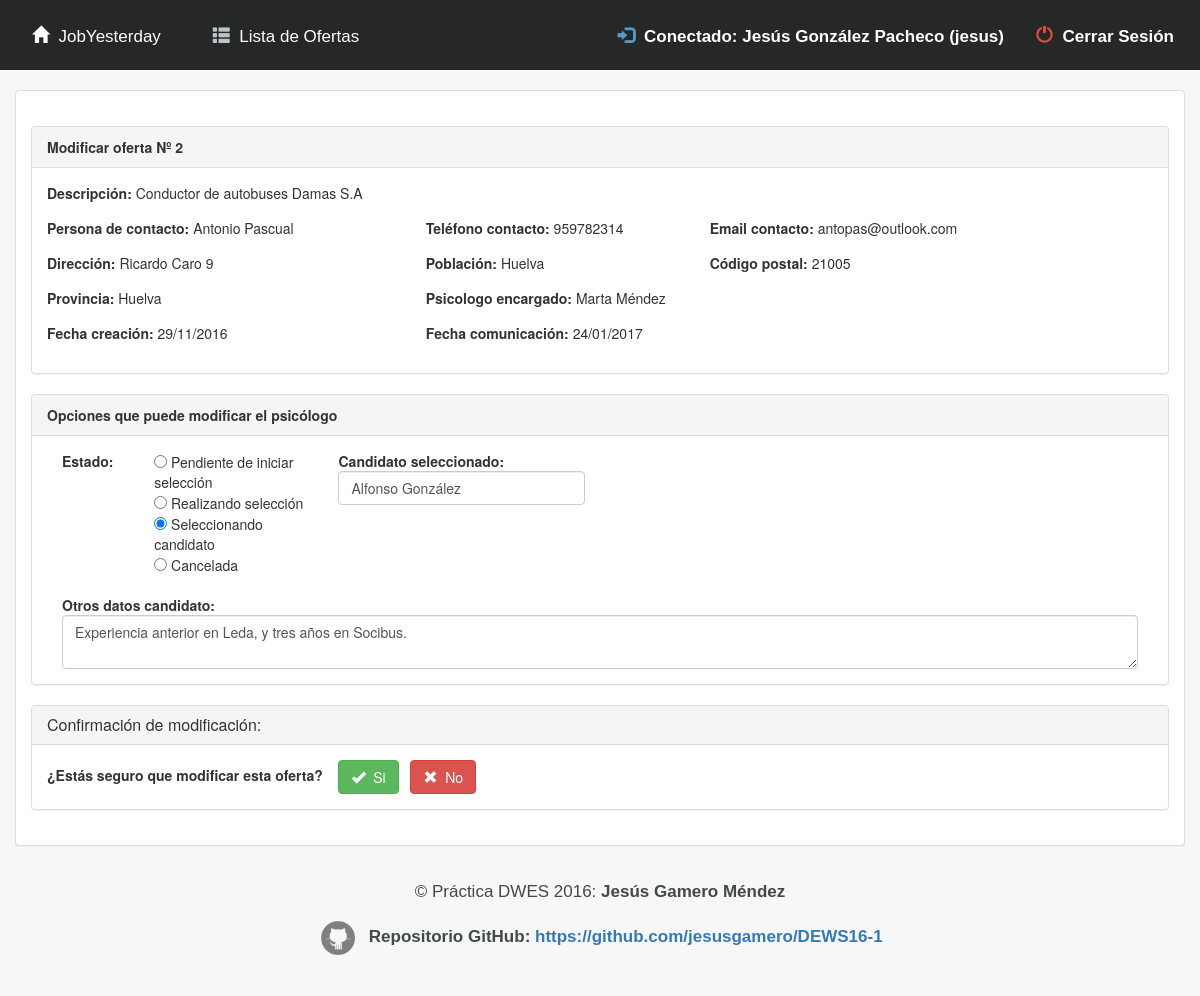
Screenshot of /app/index.php?ctrl=update&id=2 (signed in) with the database file from the repository.
### tables this page shows
CREATE TABLE `oferta` (
  `idoferta` int(11) NOT NULL,
  `descripcion` varchar(250) NOT NULL,
  `persona_contacto` varchar(35) NOT NULL,
  `tlf_contacto` int(9) NOT NULL,
  `email_contacto` varchar(25) NOT NULL,
  `dir_empresa` varchar(50) DEFAULT NULL,
  `poblacion` varchar(25) DEFAULT NULL,
  `cp` varchar(5) DEFAULT NULL,
  `provincia` varchar(35) DEFAULT NULL,
  `estado` char(1) DEFAULT NULL,
  `fcreacion` date DEFAULT NULL,
  `fcomunicacion` date DEFAULT NULL,
  `psico_encar` varchar(25) DEFAULT NULL,
  `candidato` varchar(35) DEFAULT NULL,
  `des_candidato` varchar(250) DEFAULT NULL
);

CREATE TABLE `provincia` (
  `cod_provincia` int(2) NOT NULL DEFAULT '0' COMMENT 'Código de la provincia de dos digitos',
  `nombre` varchar(50) NOT NULL DEFAULT '' COMMENT 'Nombre de la provincia'
);

CREATE TABLE `usuario` (
  `cod` int(11) NOT NULL,
  `tipo` char(1) NOT NULL,
  `nombre` varchar(35) DEFAULT NULL,
  `user` varchar(10) DEFAULT NULL,
  `pass` varchar(10) DEFAULT NULL
);

### app/model/DB_connection.php (called while the page is built, shortened)
<?php
Class Database {
	private $link;
	private $result;
	private static $_instance;
	public static function getInstance(){
		if (!(self::$_instance instanceof self)){
			self::$_instance=new self();
		}
		return self::$_instance;
	}
	private function Conectar($conf)
	{
		$this-> link =new mysqli($conf['servidor'], $conf['usuario'], $conf['password']);
		$this->link->select_db($conf['base_datos']);
		$this->link->query("SET NAMES 'utf8'");
	}
	public function Consulta($sql)
	{
		$this->result=$this->link->query($sql);
		return $this->result;
	}
	public function LeeRegistro($result=NULL)
	{
		if (! $result)
		{
			$result=$this->result;
		}
		$this->regActual=$result->fetch_assoc();
		return $this->regActual;
	}
}

### app/model/model.php (called while the page is built, shortened)
<?php
include (MODEL_PATH . "DB_connection.php");
function nombreProvincias($id)
{
	$bdatos = Database::getInstance();
	$query = 'SELECT p.nombre FROM provincia p WHERE p.cod_provincia=' . $id;
	$res = $bdatos->Consulta($query);
	$registro = $bdatos->LeeRegistro();
	return $registro['nombre'];
}
function obtenerOferta($id)
{
	$datos = array();
	$conex = Database::getInstance();
	$conex->Consulta("SELECT * FROM oferta WHERE idoferta = '$id'");
	while ($rs = $conex->LeeRegistro()) {
		$datos = $rs;
	}
	return $datos;
}
function nombrePsicologo($id)
{
	$bdatos = Database::getInstance();
	$query = 'SELECT u.nombre FROM usuario u WHERE u.cod=' . $id;
	$res = $bdatos->Consulta($query);
	$registro = $bdatos->LeeRegistro();
	return $registro['nombre'];
}

### app/helpers/helpers.php (the view, shortened to what this page needs)
<?php
function formatoGregoriano($fecha_old)
{
	$a = explode('-', $fecha_old);
	$fecha_new = $a[2] . '/' . $a[1] . '/' . $a[0];
	return $fecha_new;
}
function creaRadio($name, $opciones, $valorDefecto = '')
{
	foreach($opciones as $value => $text) {
		$html = "";
		foreach($opciones as $value => $text) {
			if ($value == $valorDefecto) $checked = 'checked="checked"';
			else $checked = "";
			$html.= "\n<input type=\"radio\" name=\"$name\" value=\"$value\" $checked> $text<br />";
		}
	}
	return $html;
}

### app/view/update_psico.php (shortened to what this page needs)
<br>
<div class="container-fluid">
	<div class="panel panel-default">
	<div class="panel-body">
	<br>
<form class="form-horizontal" method="POST">
<div class="panel panel-default">
	<div class="panel-heading"><b>Modificar oferta Nº <?php echo $idoferta; ?></b></div>
	<div class="panel-body">
	<div class="form-horizontal">
		<div class="form-group">
		  <div class="col-md-10"><b>Descripción: </b><?php echo $datosoferta['descripcion']; ?></div>
		</div>
		<div class="form-group">
		  <div class="col-md-4"><b>Persona de contacto: </b><?php echo $datosoferta['persona_contacto']; ?></div>
		  <div class="col-md-3"><b>Teléfono contacto: </B><?php echo $datosoferta['tlf_contacto']; ?></div>
		  <div class="col-md-4"><b>Email contacto: </B><?php echo $datosoferta['email_contacto']; ?></div>
		</div>
		<div class="form-group">
		  <div class="col-md-4"><b>Dirección: </b><?php echo $datosoferta['dir_empresa']; ?></div>
		  <div class="col-md-3"><b>Población: </b><?php echo $datosoferta['poblacion']; ?></div>
		  <div class="col-md-2"><b>Código postal: </b><?php echo $datosoferta['cp']; ?></div>
		</div>
		<div class="form-group">
		  <div class="col-md-4"><b>Provincia: </b><?php echo nombreProvincias($datosoferta['provincia']); ?></div>
		  <div class="col-md-4"><b>Psicologo encargado: </b><?php echo nombrePsicologo($datosoferta['psico_encar']); ?></div>
		</div>
		<div class="form-group">
		  <div class="col-md-4"><b>Fecha creación: </b><?php echo formatoGregoriano($datosoferta['fcreacion']); ?></div>
		  <div class="col-md-3"><b>Fecha comunicación: </b><?php echo formatoGregoriano($datosoferta['fcomunicacion']); ?></div>
		</div>
		</div>
		</div>
		</div>
		<div class="panel panel-default">
		<div class="panel-heading"><b>Opciones que puede modificar el psicólogo</b></div>
		<div class="panel-body">
		<label class="col-md-1" for="estado">Estado:</label>
		<div class="col-md-2">
			<?= creaRadio('estado',$estado,$datosoferta['estado'])?>
		</div>
		<div class="col-md-3"><b>Candidato seleccionado: </b>
			<input id="cand" name="cand" type="text" placeholder="Nombre del candidato seleccionado" class="form-control input-md" value="<?php echo $datosoferta['candidato']; ?>">
		</div>
		<br>
		<div class="col-md-12"><br><b>Otros datos candidato: </b>
		  <textarea class="form-control" id="anotaciones" maxlength="230" name="anotaciones" placeholder="Anotaciones realizadas sobre el candidato seleccionado."><?php echo $datosoferta['des_candidato']; ?></textarea>
		</div>
		</div>
		</div>
<div class="panel panel-default">
  <div class="panel-heading">
    <h3 class="panel-title">Confirmación de modificación:</h3>
  </div>
  <div class="panel-body">
    <b>¿Estás seguro que modificar esta oferta? &nbsp;&nbsp;</b>
	<button class="btn btn-success btn-md" name="bactualizar" type="submit"><span class="glyphicon glyphicon-ok"></span>&nbsp;&nbsp;Si</button>&nbsp;&nbsp;
	<a href="?ctrl=list" class="btn btn-danger"><span class="glyphicon glyphicon-remove"></span>&nbsp;&nbsp;No</a>
	</form>
  </div>
</div>
</div>

### rows the page displays
oferta: descripcion "Conductor de autobuses Damas S.A", persona_contacto "Antonio Pascual", tlf_contacto "959782314", email_contacto "antopas@outlook.com", dir_empresa "Ricardo Caro 9", poblacion "Huelva", cp "21005", provincia.nombre "Huelva", psico_encar.nombre "Marta Méndez", fcreacion "29/11/2016", fcomunicacion "24/01/2017", cand "Alfonso González", anotaciones "Experiencia anterior en Leda, y tres años en Socibus."

### other values shown
$_SESSION['nombre'] "Jesús González Pacheco"
$_SESSION['usuario'] "jesus"
$idoferta "2"
$text "Pendiente de iniciar selección"
$text "Realizando selección"
$text "Seleccionando candidato"
$text "Cancelada"
